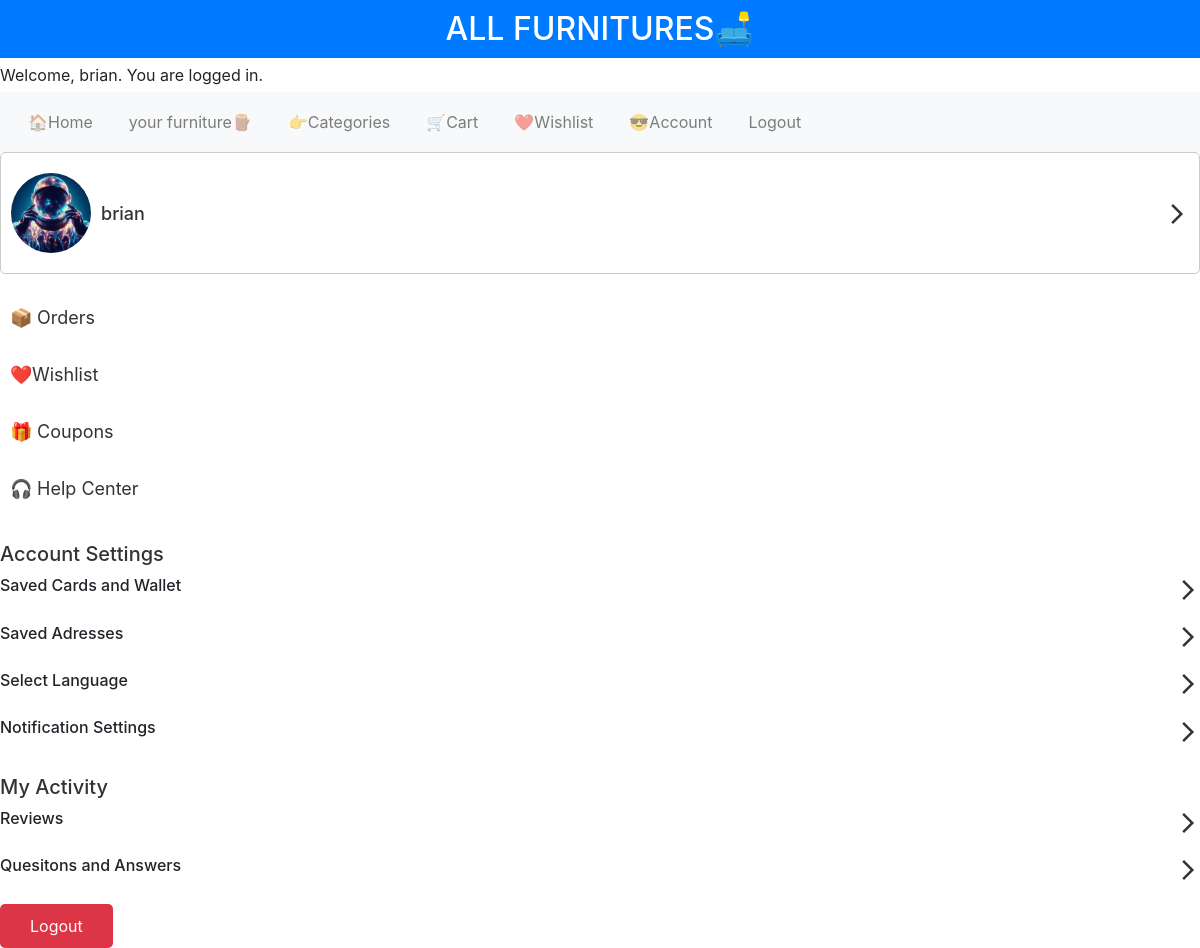
/account (signed in), run on the app's committed database.
### allfurnitures/models.py (models this page shows, shortened)
class User(AbstractUser):
    wishlist = models.ManyToManyField("Furniture", blank=True, related_name="wishlists")
    image = models.ImageField(upload_to='users', default='allfurnitures/users/default.jpg')
    mobile=models.CharField(max_length=10,blank=True)

### allfurnitures/views.py (the view)
# urls.py: path("account",views.account,name="Account"),
@login_required
def account(request):
    if request.method=="GET":
        if request.content_type == 'application/json':
            return JsonResponse(request.user.serialize())
        else:
            return render(request, "allfurnitures/account.html",{
                "User": request.user
            })

### allfurnitures/templates/allfurnitures/account.html (shortened to what this page needs)
{% extends "allfurnitures/layout.html" %}
{% load static %}
{% block body %}
<div class="page">
<div class="account-info">
    {% if user.is_authenticated %}
    <div class="logo">
        <img src="{{ user.image.url }}" alt="{{ user.username }}">
    </div>
    <div class="name">
        <h3>{{ user.username }}</h3>
    </div>
    <div class="expand-more">
        <svg xmlns="http://www.w3.org/2000/svg" height="24" viewBox="0 -960 960 960" width="24">
            <path d="m321-80-71-71 329-329-329-329 71-71 400 400L321-80Z"/>
        </svg>
    </div>
</div>
<div class="choices-full">
    <div class="choices" id="orders" ><a href="#">📦 Orders</a></div>
    <div class="choices"><a href="{% url 'wishlist' %}"> ❤️Wishlist</a></div>
    <div class="choices"><a href="#"> 🎁 Coupons</a></div>
    <div class="choices"><a href="#">🎧 Help Center</a></div>
</div>
<div class="acoount-settings">
    <h5>Account Settings</h5>
    <div>
        <div class="names">
            <h6>Saved Cards and Wallet</h6>
        </div>
        <div class="expands-more">
            <svg xmlns="http://www.w3.org/2000/svg" height="24" viewBox="0 -960 960 960" width="24">
                <path d="m321-80-71-71 329-329-329-329 71-71 400 400L321-80Z"/>
            </svg>
        </div>
    </div>
    <div>
        <div class="names">
            <h6>Saved Adresses</h6>
        </div>
        <div class="expands-more">
            <svg xmlns="http://www.w3.org/2000/svg" height="24" viewBox="0 -960 960 960" width="24">
                <path d="m321-80-71-71 329-329-329-329 71-71 400 400L321-80Z"/>
            </svg>
        </div>
    </div>
    <div>
        <div class="names">
            <h6>Select Language</h6>
        </div>
        <div class="expands-more">
            <svg xmlns="http://www.w3.org/2000/svg" height="24" viewBox="0 -960 960 960" width="24">
                <path d="m321-80-71-71 329-329-329-329 71-71 400 400L321-80Z"/>
            </svg>
        </div>
    </div>
    <div>
        <div class="names">
            <h6>Notification Settings</h6>
        </div>
        <div class="expands-more">
            <svg xmlns="http://www.w3.org/2000/svg" height="24" viewBox="0 -960 960 960" width="24">
                <path d="m321-80-71-71 329-329-329-329 71-71 400 400L321-80Z"/>
            </svg>
        </div>
    </div>
</div>
<div class="activity-settings">
    <h5> My Activity </h5>
    <div>
        <div class="names">
            <h6>Reviews</h6>
        </div>
        <div class="expands-more">
            <svg xmlns="http://www.w3.org/2000/svg" height="24" viewBox="0 -960 960 960" width="24">
                <path d="m321-80-71-71 329-329-329-329 71-71 400 400L321-80Z"/>
            </svg>
        </div>
    </div>
    <div>
        <div class="names">
            <h6>Quesitons and Answers</h6>
        </div>
        <div class="expands-more">
            <svg xmlns="http://www.w3.org/2000/svg" height="24" viewBox="0 -960 960 960" width="24">
                <path d="m321-80-71-71 329-329-329-329 71-71 400 400L321-80Z"/>
            </svg>
        </div>
    </div>
</div>
<div class="logout"><a  href="{% url 'logout' %}" class="btn btn-primary" >Logout</a></div>
{% else %}
    <h1> You are not logged in </h1>
    <a href="{% url 'login' %}">Login</a>
    <a href="{% url 'register' %}">Register</a>
 {% endif %}
</div>
{% endblock %}

### allfurnitures/templates/allfurnitures/layout.html (shortened to what this page needs)
{% load static %}
<!DOCTYPE html>
<html lang="en">
<head>
    <link rel="stylesheet" href="https://maxcdn.bootstrapcdn.com/bootstrap/4.5.2/css/bootstrap.min.css">
    <link href="{% static 'allfurnitures/styles.css' %}" rel="stylesheet">
</head>
<body>
    <h2>ALL FURNITURES🛋️</h2>
    {% if user.is_authenticated %}
        <p>Welcome, {{ user.username }}. You are logged in.</p>
        <nav class="navbar navbar-expand-lg navbar-light bg-light">
        <ul class="navbar-nav mr-auto">
            <li class="nav-item" ><a class="nav-link" href="{% url 'index' %}">🏠Home</a></li>
            <li class="nav-item"><a class="nav-link" href="{% url 'yourfurniture' %}">your furniture🪵</a></li>
            <li class="nav-item"><a class="nav-link" href="{% url 'categories' %}">👉Categories</a></li>
            <li class="nav-item"><a class="nav-link" href="{% url 'Cart' %}">🛒Cart</a></li>
            <li class="nav-item"><a class="nav-link" href="{% url 'wishlist' %}">❤️Wishlist</a></li>
            <li class="nav-item"><a class="nav-link" href="{% url 'Account' %}">😎Account</a></li>
            <li class="nav-item"><a  class="nav-link" href="{% url 'logout' %}" >Logout</a></li>
        </ul>
        </nav>
     {% else %}
        <a href="{% url 'login' %}" class="btn btn-primary">Login</a>
        <a href="{% url 'register' %}" class="btn btn-primary">Register</a>
    {% endif %}
    {% block body %}
    {% endblock %}
</body>
</html>

### allfurnitures/static/allfurnitures/styles.css (style rules this page uses)
body, h2, p { margin: 0; padding: 0; }
h2 { background-color: #007BFF; color: #fff; padding: 10px; text-align: center; }
.navbar { background-color: #f8f9fa; padding: 10px; }
.navbar ul { list-style: none; display: flex; justify-content: center; margin: 0; padding: 0; }
.navbar li { margin: 0 10px; }
.btn-primary { background-color: #007BFF; color: #fff; padding: 5px 10px; text-decoration: none; border-radius: 5px; transition: background-color 0.3s; }

### allfurnitures/templates/allfurnitures/account.html (style rules this page uses)
.account-info { display: flex; align-items: center; padding: 10px; border: 1px solid #ccc; border-radius: 5px; }
.logo { margin-right: 10px; }
.logo img { width: 80px; height: 80px; border-radius: 50%; }
.name h3 { margin: 0; font-size: 18px; color: #333; }
.expand-more { margin-left: auto; cursor: pointer; fill: #333; }
.choices-full { display: flex; flex-direction: column; margin-top: 20px; }
.choices a { text-decoration: none; font-size: 18px; margin-bottom: 10px; color: #333; }
.acoount-settings ,.activity-settings { margin-top: 20px; }
.acoount-settings h5 ,.activity-settings h5 { font-size: 20px; margin-bottom: 10px; color: #333; }
.acoount-settings div ,.activity-settings div { display: flex; justify-content: space-between; align-items: center; margin-bottom: 10px; }
.acoount-settings .expands-more svg ,.activity-settings .expands-more svg { fill: #333; width: 24px; height: 24px; cursor: pointer; }
a { text-decoration: none; color: #007bff; transition: color 0.2s ease; }
.choices a { display: inline-block; padding: 10px; }
.logout a { display: inline-block; padding: 10px; padding-left: 30px; padding-right: 30px; background-color: #dc3545; color: #fff; border: none; border-radius: 5px; text-align: center; transition: background-color 0.2s ease, color 0.2s ease; white-space: nowrap; }
img { max-width: 100%; height: auto; display: block; margin: 10px 0; }
p { margin: 5px 0; }

### data on the page
User: username "brian", image (picture)
